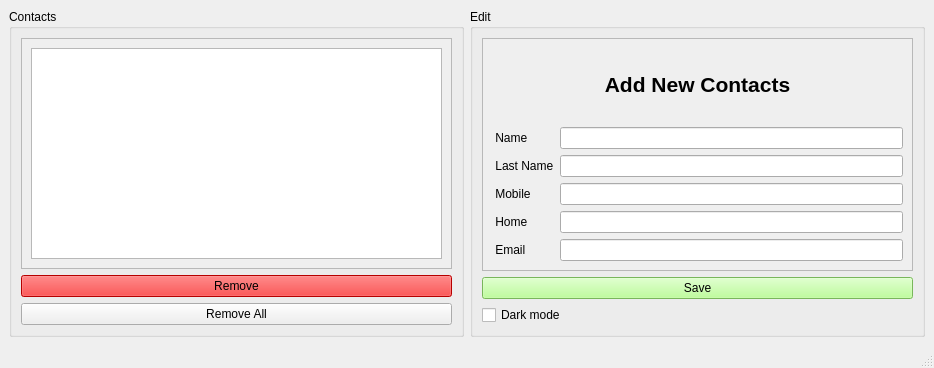
<?xml version="1.0" encoding="UTF-8"?>
<ui version="4.0">
 <class>mainWindow</class>
 <widget class="QMainWindow" name="mainWindow">
  <property name="geometry">
   <rect>
    <x>0</x>
    <y>0</y>
    <width>934</width>
    <height>368</height>
   </rect>
  </property>
  <property name="windowTitle">
   <string>ContactList</string>
  </property>
  <widget class="QWidget" name="centralwidget">
   <layout class="QHBoxLayout" name="horizontalLayout">
    <item>
     <widget class="QGroupBox" name="groupBox">
      <property name="font">
       <font>
        <pointsize>9</pointsize>
        <bold>false</bold>
       </font>
      </property>
      <property name="title">
       <string>Contacts</string>
      </property>
      <layout class="QVBoxLayout" name="verticalLayout">
       <item>
        <widget class="QScrollArea" name="scrollArea">
         <property name="widgetResizable">
          <bool>true</bool>
         </property>
         <widget class="QWidget" name="scrollAreaWidgetContents">
          <property name="geometry">
           <rect>
            <x>0</x>
            <y>0</y>
            <width>433</width>
            <height>209</height>
           </rect>
          </property>
          <layout class="QVBoxLayout" name="verticalLayout_2">
           <item>
            <widget class="QTableWidget" name="tableWidget"/>
           </item>
          </layout>
         </widget>
        </widget>
       </item>
       <item>
        <widget class="QPushButton" name="deletebtn">
         <property name="styleSheet">
          <string notr="true">
background-color: rgb(255, 0, 0);</string>
         </property>
         <property name="text">
          <string>Remove</string>
         </property>
        </widget>
       </item>
       <item>
        <widget class="QPushButton" name="deleteAllbtn">
         <property name="text">
          <string>Remove All</string>
         </property>
        </widget>
       </item>
      </layout>
     </widget>
    </item>
    <item>
     <widget class="QGroupBox" name="groupBox_2">
      <property name="title">
       <string>Edit</string>
      </property>
      <layout class="QVBoxLayout" name="verticalLayout_3">
       <item>
        <widget class="QScrollArea" name="scrollArea_2">
         <property name="widgetResizable">
          <bool>true</bool>
         </property>
         <widget class="QWidget" name="scrollAreaWidgetContents_2">
          <property name="geometry">
           <rect>
            <x>0</x>
            <y>0</y>
            <width>433</width>
            <height>213</height>
           </rect>
          </property>
          <layout class="QVBoxLayout" name="verticalLayout_4">
           <item>
            <widget class="QLabel" name="label">
             <property name="font">
              <font>
               <pointsize>16</pointsize>
               <bold>true</bold>
              </font>
             </property>
             <property name="text">
              <string>Add New Contacts</string>
             </property>
             <property name="alignment">
              <set>Qt::AlignCenter</set>
             </property>
            </widget>
           </item>
           <item>
            <layout class="QFormLayout" name="formLayout">
             <item row="0" column="0">
              <widget class="QLabel" name="na">
               <property name="text">
                <string> Name</string>
               </property>
              </widget>
             </item>
             <item row="1" column="0">
              <widget class="QLabel" name="ln">
               <property name="text">
                <string> Last Name</string>
               </property>
              </widget>
             </item>
             <item row="2" column="0">
              <widget class="QLabel" name="mob">
               <property name="text">
                <string> Mobile</string>
               </property>
              </widget>
             </item>
             <item row="3" column="0">
              <widget class="QLabel" name="ho">
               <property name="text">
                <string> Home</string>
               </property>
              </widget>
             </item>
             <item row="4" column="0">
              <widget class="QLabel" name="em">
               <property name="text">
                <string> Email</string>
               </property>
              </widget>
             </item>
             <item row="0" column="1">
              <widget class="QLineEdit" name="name"/>
             </item>
             <item row="1" column="1">
              <widget class="QLineEdit" name="last_name"/>
             </item>
             <item row="2" column="1">
              <widget class="QLineEdit" name="mobile"/>
             </item>
             <item row="3" column="1">
              <widget class="QLineEdit" name="home"/>
             </item>
             <item row="4" column="1">
              <widget class="QLineEdit" name="email"/>
             </item>
            </layout>
           </item>
          </layout>
         </widget>
        </widget>
       </item>
       <item>
        <widget class="QPushButton" name="savebtn">
         <property name="styleSheet">
          <string notr="true">background-color: rgb(170, 255, 127);</string>
         </property>
         <property name="text">
          <string>Save</string>
         </property>
        </widget>
       </item>
       <item>
        <widget class="QCheckBox" name="checkBox">
         <property name="text">
          <string>Dark mode</string>
         </property>
        </widget>
       </item>
      </layout>
     </widget>
    </item>
   </layout>
  </widget>
  <widget class="QMenuBar" name="menubar">
   <property name="geometry">
    <rect>
     <x>0</x>
     <y>0</y>
     <width>934</width>
     <height>22</height>
    </rect>
   </property>
  </widget>
  <widget class="QStatusBar" name="statusbar"/>
 </widget>
 <resources/>
 <connections/>
</ui>
